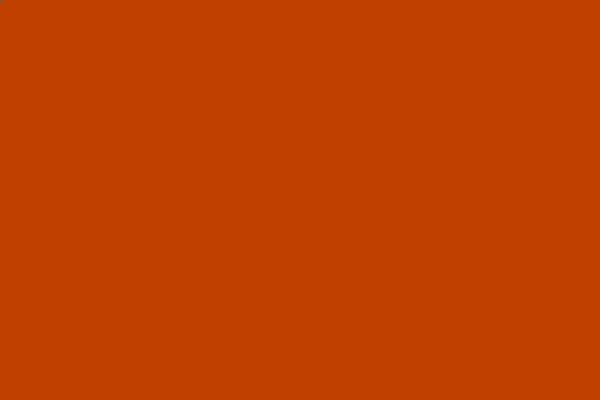
Frame 1 (no input)
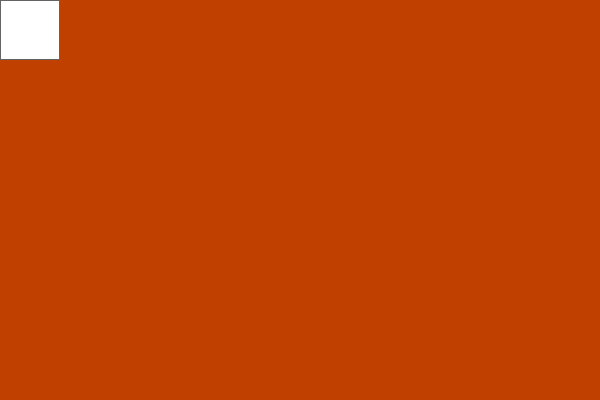
Frame 60 (the mouse pressed at the canvas centre just before this capture)
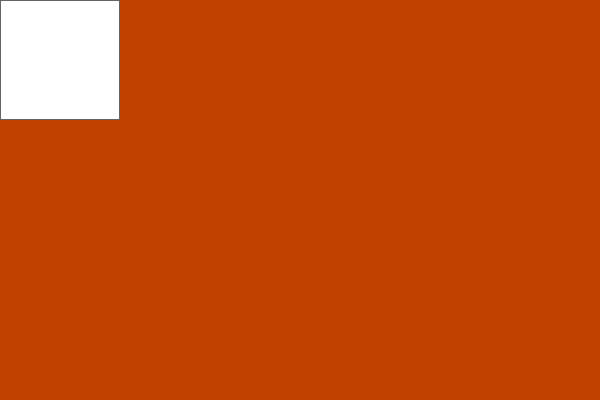
Frame 120 (the mouse held since frame 60 and released just before this capture)

The Processing sketch that drew these frames (run headless with seeded random() and noise(); from frame 60 on, the mouse is pressed at the canvas centre):

// Processing sketch: first_code
// ── first_code.pde
int x=0,y=0;
void setup(){
  size(600,400);
  stroke(100);
  background(192,64,0);
}

void draw(){
  rect(0,0,x++,y++); 
  
}
